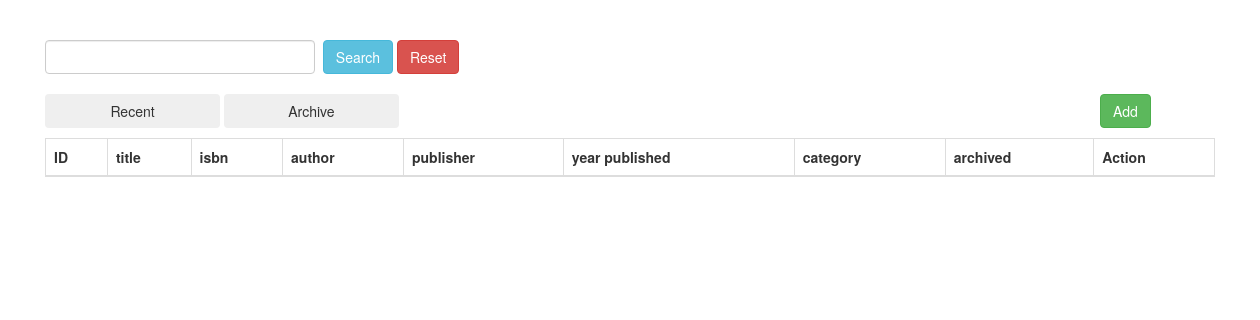
/, run on an earlier commit of the app's database.
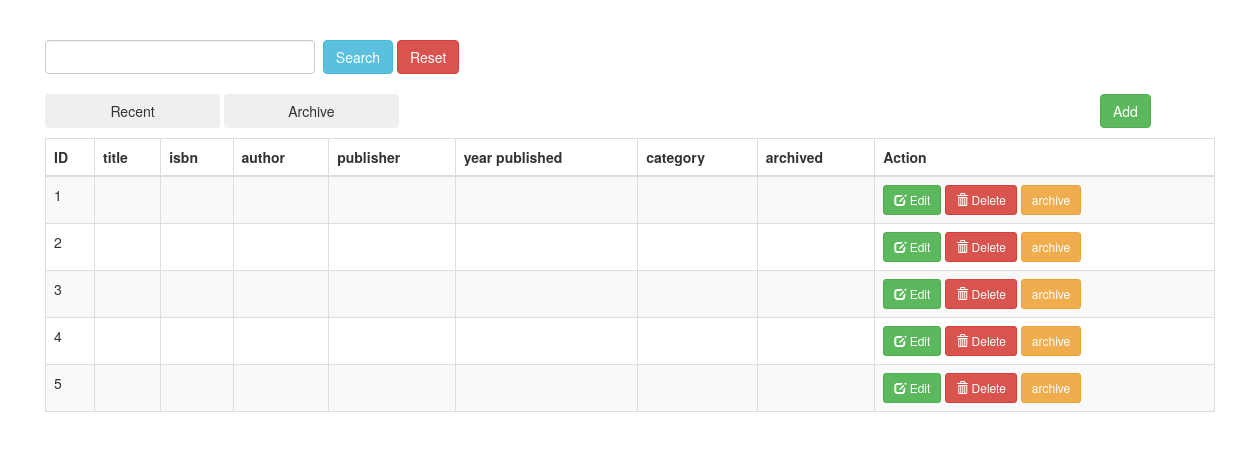
And on a later commit of the database.
### tables this page shows
CREATE TABLE `books` (
  `id` int(11) NOT NULL,
  `firstname` varchar(30) NOT NULL,
  `lastname` varchar(30) NOT NULL,
  `address` text NOT NULL
);

### index.php (the view, shortened to what this page needs)
<!DOCTYPE html>
<html>
<head>
	<link rel="stylesheet" type="text/css" href="bootstrap/css/bootstrap.min.css">
	<link rel="stylesheet" type="text/css" href="datatable/dataTable.bootstrap.min.css">
</head>
<body>
<div class="container">
	<div class="row">
		<div class="col-sm-12 col-sm-offset-2">
			<br><br>
			<div class="row">
				<input type="text" class="form-control col-lg-2" id="searchField" style="width:270px;"/> &nbsp;
				<button type="button" class="btn btn-info" id="search">
					Search
				</button>
				<button type="button" class="btn btn-danger" id="reset">
					Reset
				</button>
				<br><br>
				<div class="col-lg-12" style="padding: 0px;">
    		        <div class="float-left col-lg-10" style="padding: 0px;">
                        <button type="button" class="btn btn-secondary" data-toggle="modal" id="recent-book" style="width: 175px;">
        					Recent
        				</button>
                        <button type="button" class="btn btn-secondary" data-toggle="modal" id="archive-book" style="width: 175px;">
        					Archive
        				</button>
    		        </div>
    		        <div class="float-right col-lg-2" style="float: right;margin-right: -65px;">
        				<button type="button" class="btn btn-success" data-toggle="modal" data-target="#addnew">
        					Add
        				</button>
    		        </div>
    		    </div>
			</div>
			<div class="height10">
			</div>
			<div class="row">
				<table id="myTable" class="table table-bordered table-striped">
					<thead>
						<th>ID</th>
						<th>title</th>
						<th>isbn</th>
						<th>author</th>
						<th>publisher</th>
						<th>year published</th>
						<th>category</th>
						<th>archived</th>
						<th>Action</th>
					</thead>
					<tbody>
						<?php
							include_once('connection.php');
							$sql = "SELECT * FROM books ";
							$query = $conn->query($sql);
							while($row = $query->fetch_assoc()){
								echo
								"<tr>
									<td>".$row['id']."</td>
									<td>".$row['title']."</td>
									<td>".$row['isbn']."</td>
									<td>".$row['author']."</td>
									<td>".$row['publisher']."</td>
									<td>".$row['year_published']."</td>
									<td>".$row['category']."</td>
									<td>".$row['archived']."</td>
									<td>
										<a href='#edit_".$row['id']."' class='btn btn-success btn-sm' data-toggle='modal'><span class='glyphicon glyphicon-edit'></span> Edit</a>
										<a href='#delete_".$row['id']."' class='btn btn-danger btn-sm' data-toggle='modal'><span class='glyphicon glyphicon-trash'></span> Delete</a>
										<input type='submit' class='archive btn btn-warning btn-sm' data-id=".$row['id']." value='archive' />
									</td>
								</tr>";
							}
						?>
					</tbody>
				</table>
			</div>
		</div>
	</div>
</div>
</body>
</html>

### index.php (style rules this page uses)
.height10 { height:10px; }
body > div.container > div > div { margin-left:0px; }

What changed in the data, as far as the page shows it:
added books: id "1"
added books: id "2"
added books: id "3"
added books: id "4"
added books: id "5"
